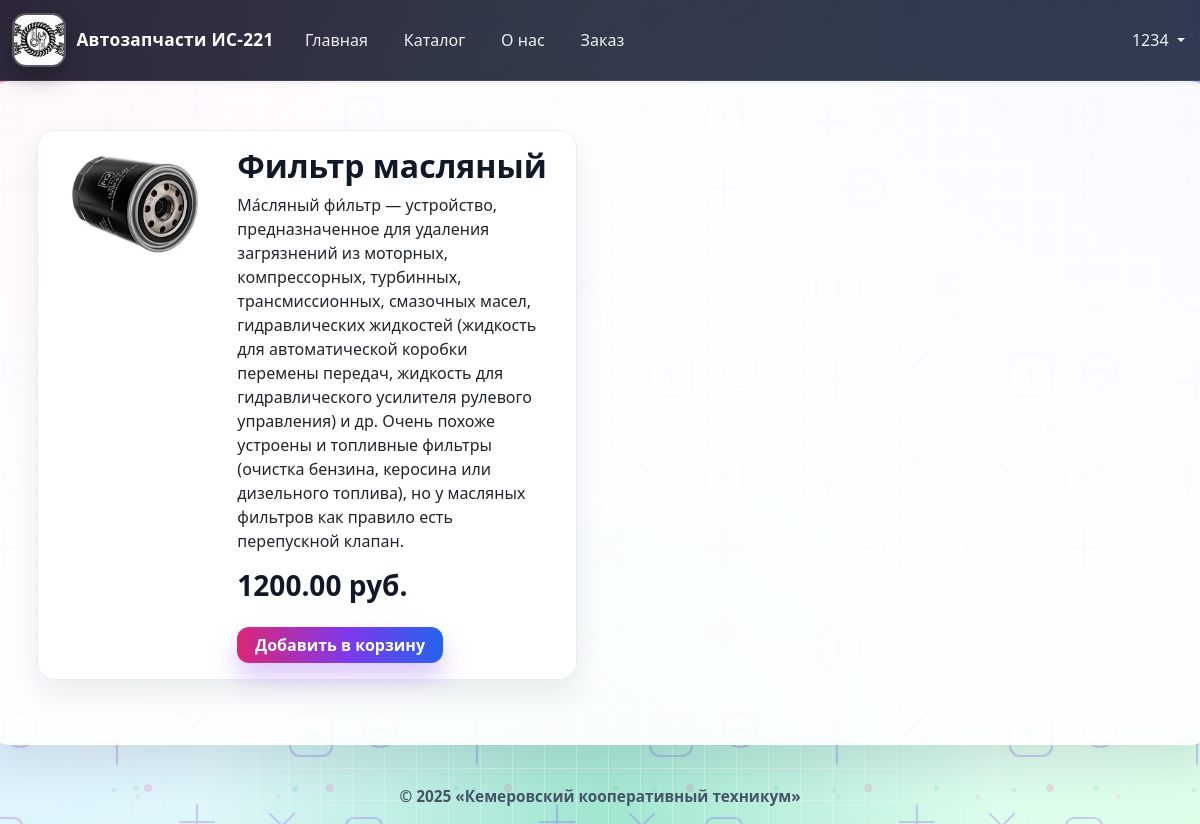
The app's page /products/1 (signed in) with its own data.
### tables this page shows
CREATE TABLE `products` (
  `id` int(11) NOT NULL,
  `name` varchar(255) NOT NULL,
  `price` decimal(10,2) NOT NULL,
  `description` text DEFAULT NULL,
  `created_at` timestamp NOT NULL DEFAULT current_timestamp(),
  `image` varchar(255) DEFAULT NULL,
  `username` varchar(255) DEFAULT NULL
);

### src/Controllers/ProductController.php (called while the page is built, shortened)
<?php
class ProductController {
    public function get(?int $id): string {
        if (Config::STORAGE_TYPE == Config::TYPE_DB) {
            $serviceStorage = new ProductDBStorage();
            $model = new Product($serviceStorage, Config::TABLE_PRODUCTS);
        }
        $data = $model->loadData();
        if (($id) && ($id <= count($data))) {
            $record= $data[$id-1];
            return ProductTemplate::getCardTemplate($record);
        } else
            return ProductTemplate::getCardTemplate(null);
    }
}

### src/Router/Router.php (called while the page is built, shortened)
<?php
class Router {
    public function route(string $url): string {
        $path = parse_url($url, PHP_URL_PATH);
        $pieces = explode("/", $path);
        $resource = $pieces[2];
        switch ($resource) {
            case "products":
                $productController = new ProductController();
                $id = (isset($pieces[3])) ? intval($pieces[3]) : null;
                return $productController->get($id);
        }
    }
}

### src/Services/DBStorage.php (called while the page is built, shortened)
<?php
class DBStorage
{
    public function __construct() {
        $this->connection = new PDO(
            Config::MYSQL_DNS,
            Config::MYSQL_USER,
            Config::MYSQL_PASSWORD
        );
    }
}

### src/Services/ProductDBStorage.php (called while the page is built, shortened)
<?php
class ProductDBStorage extends DBStorage implements ILoadStorage
{
    public function loadData($nameFile): ?array
    {
        $sql = "SELECT `id`, `name`, `description`, `image`, `price`
                  FROM products";
        $result = $this->connection->query($sql, PDO::FETCH_ASSOC);
        $rows = $result->fetchAll();
        return $rows;
    }
}

### src/Models/Product.php (called while the page is built, shortened)
<?php
class Product {
    private ILoadStorage $dataStorage;
    private string $nameResource;
    public function __construct(ILoadStorage $service, string $name)
    {
        $this->dataStorage = $service;
        $this->nameResource = $name;
    }
    public function loadData(): ?array {
        return $this->dataStorage->loadData( $this->nameResource );
    }
}

### src/Views/ProductTemplate.php (the view, shortened to what this page needs)
<?php
class ProductTemplate extends BaseTemplate
{
    public static function getCardTemplate(?array $rec): string {
        $template = parent::getTemplate();
        if ($rec) {
            $title= "Карточка для {$rec['name']}";
            $content = <<<CORUSEL
            <main class="row p-5">
                <div class="card mb-3" style="max-width: 540px;">
                    <div class="row g-0">
                        <div class="col-md-4 mt-3">
                        <img src="{$rec['image']}" class="img-fluid rounded-start" alt="Изображение пиццы">
                        </div>
                        <div class="col-md-8">
                        <div class="card-body">
                            <h2 class="card-title">{$rec['name']}</h2>
                            <p class="card-text">{$rec['description']}</p>
                            <h3>{$rec['price']} руб.</h3>
                            <form class="mt-4" action="/pizza221/basket" method="POST">
                                <input type="hidden" name="id" value="{$rec['id']}">
                                <button type="submit" class="btn btn-primary">Добавить в корзину</button>
                            </form>
                        </div>
                        </div>
                    </div>
                </div>
            </main>
            CORUSEL;
        }
        $resultTemplate =  sprintf($template, $title, $content);
        return $resultTemplate;
    }
}

### assets/css/custom.css (style rules this page uses)
.site-body { min-height: 100vh; background: radial-gradient(circle at 0% 0%, rgba(255, 0, 122, 0.34), transparent 34%), radial-gradient(circle at 100% 0%, rgba(79, 70, 229, 0.34), transparent 37%), radial-gradient(circle at 50% 100%, rgba(16, 185, 129, 0.3), transparent 39%), linear-gradient(150deg, #ffe1f3 0%, #dff3ff 50%, #ddffe8 100%); background-attachment: fixed; color: #1f2937; position: relative; }
.site-body::before { content: ""; position: fixed; inset: 0; pointer-events: none; z-index: -1; background-image: linear-gradient(rgba(255, 255, 255, 0.54) 1px, transparent 1px), linear-gradient(90deg, rgba(255, 255, 255, 0.5) 1px, transparent 1px); background-size: 32px 32px; mask-image: radial-gradient(circle at center, black 45%, transparent 100%); opacity: 0.72; }
.site-body::after { content: ""; position: fixed; inset: 0; pointer-events: none; z-index: -1; background-image: url("/pizza221/assets/images/bg-pattern.svg"), radial-gradient(circle at 20% 25%, rgba(236, 72, 153, 0.1) 0 2px, transparent 3px), radial-gradient(circle at 80% 60%, rgba(59, 130, 246, 0.12) 0 2px, transparent 3px), radial-gradient(circle at 60% 85%, rgba(16, 185, 129, 0.12) 0 2px, transparent 3px); background-size: 360px 360px, 140px 140px, 180px 180px, 160px 160px; background-position: center center, center center, center center, center center; background-repeat: repeat, repeat, repeat, repeat; opacity: 0.88; }
main { background: rgba(255, 255, 255, 0.92); border: 1px solid rgba(255, 255, 255, 0.75); border-radius: 22px; box-shadow: 0 20px 44px rgba(15, 23, 42, 0.1); position: relative; overflow: hidden; }
main::before { content: ""; position: absolute; inset: 0; pointer-events: none; background-image: linear-gradient(45deg, rgba(148, 163, 184, 0.08) 1px, transparent 1px), linear-gradient(-45deg, rgba(148, 163, 184, 0.06) 1px, transparent 1px); background-size: 24px 24px; opacity: 0.7; }
main > * { position: relative; z-index: 1; }
h1, h2, h3, .card .card-title { color: #111827; font-weight: 800; }
.card, .col-5.bg-light.border, .col-8.bg-light.border { border-radius: 18px; border: 1px solid #e7ecfb !important; box-shadow: 0 14px 30px rgba(15, 23, 42, 0.08); }
.btn { border-radius: 12px; font-weight: 700; }
.btn-primary { background: linear-gradient(90deg, #db2777 0%, #7c3aed 55%, #2563eb 100%); border: 0; box-shadow: 0 14px 26px rgba(124, 58, 237, 0.28); padding-left: 1.1rem; padding-right: 1.1rem; }

### records on screen
products: image (picture), name "Фильтр масляный", description "Ма́сляный фи́льтр — устройство, предназначенное для удаления загрязнений из моторных, компрессорных, турбинных, трансмиссионных, смазочных масел, гидравлических жидкостей (жидкость для автоматической коробки перемены передач, жидкость для гидравлического усилителя рулевого управления) и др. Очень похоже устроены и топливные фильтры (очистка бензина, керосина или дизельного топлива), но у масляных фильтров как правило есть перепускной клапан.", price "1200.00"

### other values on screen
$username "1234"
